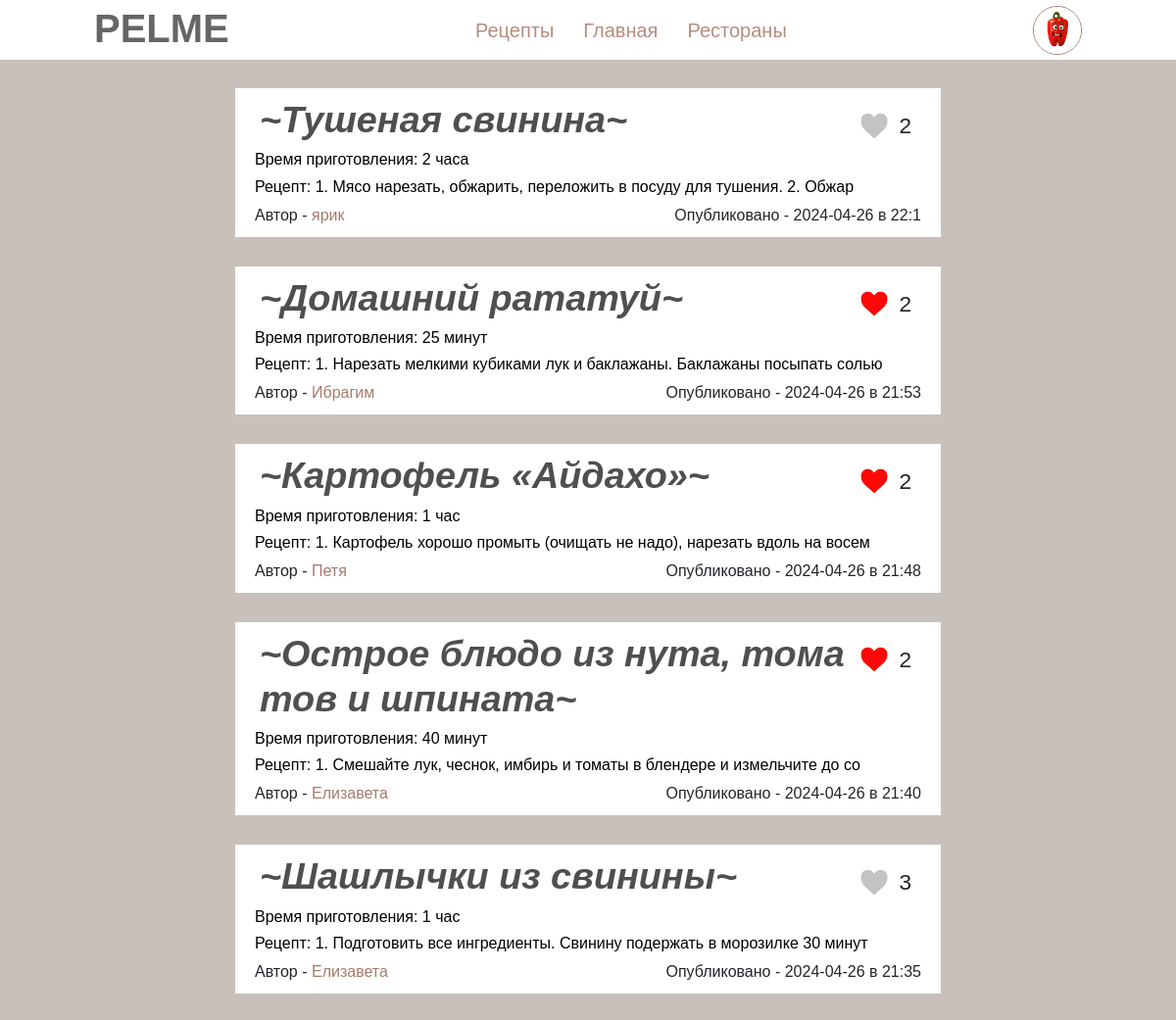
Page /recipes (signed in) on the committed database.
### data/users.py (models this page shows, shortened)
class User(SqlAlchemyBase, UserMixin):
    __tablename__ = 'users'
    id = sqlalchemy.Column(sqlalchemy.Integer, primary_key=True, autoincrement=True)
    name = sqlalchemy.Column(sqlalchemy.String, nullable=True)
    surname = sqlalchemy.Column(sqlalchemy.String, nullable=True)
    avatar = sqlalchemy.Column(sqlalchemy.String, nullable=True)
    email = sqlalchemy.Column(sqlalchemy.String, unique=True, nullable=True)
    level = sqlalchemy.Column(sqlalchemy.String, nullable=True)
    liked_recipes = sqlalchemy.Column(sqlalchemy.String, nullable=True)
    hashed_password = sqlalchemy.Column(sqlalchemy.String, nullable=True)
    modified_date = sqlalchemy.Column(sqlalchemy.DateTime, default=datetime.datetime.now)
    recipes = orm.relationship("Recipes", back_populates='user')

### data/recipes.py (models this page shows)
class Recipes(SqlAlchemyBase):
    __tablename__ = 'recipes'
    id = sqlalchemy.Column(sqlalchemy.Integer, primary_key=True, autoincrement=True)
    name = sqlalchemy.Column(sqlalchemy.String, nullable=True)
    text = sqlalchemy.Column(sqlalchemy.String, nullable=True)
    ingredients = sqlalchemy.Column(sqlalchemy.String, nullable=True)
    time = sqlalchemy.Column(sqlalchemy.String, nullable=True)
    photo = sqlalchemy.Column(sqlalchemy.String, nullable=True)
    count_likes = sqlalchemy.Column(sqlalchemy.String, nullable=True)
    users_likes = sqlalchemy.Column(sqlalchemy.String, nullable=True)
    modified_date = sqlalchemy.Column(sqlalchemy.DateTime, default=datetime.datetime.now)
    is_private = sqlalchemy.Column(sqlalchemy.Boolean, default=True)
    user_id = sqlalchemy.Column(sqlalchemy.Integer, sqlalchemy.ForeignKey("users.id"))
    user = orm.relationship('User')

### main.py (the view)
@app.route('/recipes')  # страница со всеми рецептами (сюда можно и неавторизированным пользователям)
def all_recipes():
    db_sess = db_session.create_session()
    recipes = db_sess.query(Recipes).filter(Recipes.is_private != True).order_by(Recipes.modified_date.desc()).all()
    list_liked_recipes = []
    if current_user.is_authenticated:  # а если все таки пользователь вошел, то показываем ему, что он лайкал
        list_liked_recipes = [int(i) for i in current_user.liked_recipes.split(',') if i != '']
    return render_template('recipes.html', title='Рецепты', recipes=recipes,
                           list_recipes=list_liked_recipes, db_sess=db_sess, user=User)

### data/db_session.py (called while the page is built)
def create_session() -> Session:
    global __factory
    return __factory()

### main.py (called while the page is built)
@login_manager.user_loader
def load_user(user_id):
    db_sess = db_session.create_session()
    return db_sess.query(User).get(user_id)

### templates/recipes.html (shortened to what this page needs)
{% extends "base.html" %}
{% block content %}
<link rel="stylesheet" href="static/css/recipes.css">
    <div class="cols">
        {% if current_user.is_authenticated and add_recipes %}
            <div class="title-button">
                <h1 class="title-my-recipes">Ваши рецепты</h1>
                <button class="btn-add-rec" type="button" onclick="location.href='create_recipes'">Добавить свой
                    рецепт</button>
            </div>
        {% else %}
            <div class="empty"></div>
        {% endif %}
        {% if recipes %}
            {% for item in recipes %}
                <div class="one-recipe">
                    <form class="form-btn" id="likes" action="/change_likes" method="post">
                        <div class="in-line">
                            <h1 class="name">~{{ item.name }}~</h1>
                            <div class="likes-inline">
                                {% if item.id in list_recipes %}
                                <button class="photo-btn-like"><img src="/static/images/red_heart.png"></button>
                                {% else %}
                                <button class="photo-btn-like"><img src="/static/images/grey_heart.png"></button>
                                {% endif %}
                                <div class="likes">{{ item.count_likes }}</div>
                            </div>
                        </div>
                    </form>
                    <form class="form-btn" id="reading" action="read_recipe/{{ item.id }}" method="post">
                        <button class="btn-read" type="submit"  name="submit" class="col">
                            <div class="fields">
                                <h6 class="time">Время приготовления: {{ item.time }}</h6>
                                <h6 class="recipe">Рецепт: {{ item.text[:70] }}</h6>
                            </div>
                        </button>
                    </form>
                    <form class="form-author" id="show-profile" action="profile_user_recipe/{{ item.user_id }}" method="post">
                        <div class="author-date">
                            <div class="author">Автор - <button class="link" type="submit" >{{ item.user.name }}</button></div>
                            <div class="date">
                                Опубликовано - {{ item.modified_date.date() }} в {{ item.modified_date.hour }}:{{ item.modified_date.minute }}
                            </div>
                        </div>
                    </form>
                </div>
            {% endfor %}
        {% else %}
            <h5 class="not-recipes"> Пусто :( </h5>
        {% endif %}
    </div>
{% endblock %}

### templates/base.html (shortened to what this page needs)
<!doctype html>
<html lang="en">
<head>
    <link rel="stylesheet"
          href="https://stackpath.bootstrapcdn.com/bootstrap/4.4.1/css/bootstrap.min.css"
>
    <link rel="stylesheet" href="/static/css/base.css">
</head>
<body>
    <header>
      <h1 class="logo">PELME</h1>
     <nav>
         <ul>
             <li><a href="/recipes">Рецепты</a></li>
             <li><a href="/">Главная</a></li>
             <li><a href="/restaurants">Рестораны</a></li>
         </ul>
     </nav>
    {% if current_user.is_authenticated %}
     <div class="avatar">
      <li><img class="img-avatar" src="{{ '/' + current_user.avatar }}">
      </li>
     </div>
   {% else %}
    <div class="buttons">
        <button class="btn-regist" type="button" onclick="location.href='regist'">Регистрация</button>
        <button class="btn-come" type="button" onclick="location.href='login'">Войти</button>
    </div>
   {% endif %}
   </header>
<main>
    {% block content %}{% endblock %}
</main>
</body>
</html>

### static/css/base.css (style rules this page uses)
* { margin: 0; padding: 0; box-sizing: border-box; font-family: sans-serif; list-style: none; text-decoration: none; }
body { background-color: #696969; }
header { background-color: #ffffff; position: fixed; top: 0; left: 0; right: 0; display: flex; justify-content: space-between; align-items: center; padding: 0 8%; z-index: 10; }
header .logo { margin-top: 5px; background-color: #ffffff; font-size: 40px; font-weight: 900; color: #666666; transition: .5s; }
header nav ul li { background-color: #ffffff; position: relative; float: left; top: 0; }
header nav ul li a { padding: 15px; color: #b58c7d; font-size: 20px; display: block; }
.avatar { background-color: #ffffff; width: 50px; height: 50px; }
.img-avatar { background-color: #ffffff; width: 100%; height: 100%; border-radius: 70px; border: 1.5px solid #a67b6a; }
nav { background-color: #ffffff; }
div li { background-color: #ffffff; }

### static/css/recipes.css (style rules this page uses)
body { background-color: #c9c0bb; }
.cols { width: 60%; margin: 0 auto; }
.one-recipe { background-color: #ffffff; margin-bottom: 30px; }
.in-line { background-color: #ffffff; display: flex; justify-content: space-between; }
.name { background-color: #ffffff; color: #4f4f4f; margin-left: 25px; margin-top: 10px; font-weight: 550; font-size: 1cm; font-style: italic; max-width: 85%; word-break: break-all; }
.form-btn { background-color: #ffffff; }
.likes { background-color: #ffffff; }
.empty { height: 90px; }
.btn-read { background-color: #ffffff; width: 100%; outline: none; border: none; }
.fields { background-color: #ffffff; }
.time, .recipe, .date { background-color: #ffffff; text-align: left; margin-left: 20px; margin-right: 20px; word-break: break-all; }
.author { position: relative; background-color: #ffffff; margin-left: 20px; margin-right: 20px; margin-bottom: 10px; }
.author-date { background-color: #ffffff; display: flex; justify-content: space-between; }
.photo-btn-like { background-color: #ffffff; outline: none; border: none; width: 30px; height: 30px; }
.likes { position: relative; background-color: #ffffff; font-size: 0.6cm; top: -2px; left: -10px; }
.photo-btn-like img { background-color: #ffffff; margin-left: -40px; width: 100%; height: 100%; }
.likes-inline { background-color: #ffffff; display: flex; justify-content: space-between; margin-right: 20px; margin-top: 23px; }
.link { background-color: #ffffff; outline: 0; border: 0; color: #a67b6a; }

### rows in the picture
User: avatar (picture)
Recipes: name "Тушеная свинина", count_likes "2", time "2 часа", text "1. Мясо нарезать, обжарить, переложить в посуду для тушения. 2. Обжар", user.name "ярик", modified_date "2024-04-26", modified_date.hour "22", modified_date.minute "1"
Recipes: name "Домашний рататуй", count_likes "2", time "25 минут", text "1. Нарезать мелкими кубиками лук и баклажаны. Баклажаны посыпать солью", user.name "Ибрагим", modified_date "2024-04-26", modified_date.hour "21", modified_date.minute "53"
Recipes: name "Картофель «Айдахо»", count_likes "2", time "1 час", text "1. Картофель хорошо промыть (очищать не надо), нарезать вдоль на восем", user.name "Петя", modified_date "2024-04-26", modified_date.hour "21", modified_date.minute "48"
Recipes: name "Острое блюдо из нута, томатов и шпината", count_likes "2", time "40 минут", text "1. Смешайте лук, чеснок, имбирь и томаты в блендере и измельчите до со", user.name "Елизавета", modified_date "2024-04-26", modified_date.hour "21", modified_date.minute "40"
Recipes: name "Шашлычки из свинины", count_likes "3", time "1 час", text "1. Подготовить все ингредиенты. Свинину подержать в морозилке 30 минут", user.name "Елизавета", modified_date "2024-04-26", modified_date.hour "21", modified_date.minute "35"
